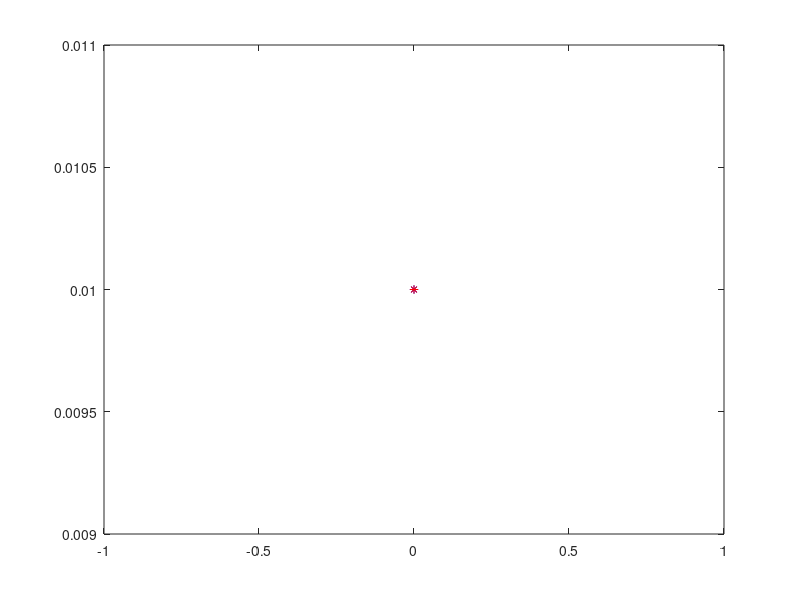

MATLAB code for this plot: (Note: this script raises an error after producing the figure.)
function testPVControlWithoutInf
Pref = 3/4;
Vref = 1.15;
% Qref = 0.01;
omega0=1;
CTL = 0.01;CPV = 0.01;
RTL = 1e-4;
LTL = 0.1;
VdrefArr = [1.15];%  0.75 1];
RR = 0.4; LR = 0.1; alph = 0;
%k1 = 12*LTL*0.01; k2 = 12*0.2*LTL*0.01;
k1 = 1; k2 = -1;
c1 = 2.5; c2 = 0.3;

tArray = [0 0.2 0.4 0.6];
Kgp = 0.2519;
Kgq = 0.2632;
x0= [1.1;0.1;1.01;0.1;1.1;0.1;0.1;0.1; 1.1;0.1;0.01;0.01];
t=[]; x=[];
% for j = 1:numel(VdrefArr)
%     Vd = VdrefArr(j);
%     factor = Vd/1.12;
%Kp1 = 0.1/(0.85*factor); Ki1 = 1/(1.35*factor); Kp2 = 1/(0.5*factor); Ki2 = 1/(2*factor);
 Kp1 = 0.02; Ki1 = 0.2;
 Kp2 = 0.002; Ki2 = 0.2;
%Kp1 = 0.002/(0.85*factor); Ki1 = 0.2/(1.35*factor); Kp2 = 0.002/(0.5*factor); Ki2 = 0.2/(2*factor);
%tspan = [tArray(j) tArray(j+1)];
tspan = [0;1];
[tStep,xStep] = ode15s(@(t,x)PVDynamics(t,x),tspan,x0);
% x0 = xStep(end,:);
% t = [t,tStep'];
% x = [x, xStep'];
% end


function [dx] = PVDynamics(t,x)
vTLLd = x(1);
vTLLq = x(2);
iTLMd = x(3);
iTLMq = x(4);
iRd = x(5);
iRq = x(6);
vRLd = x(7);
vRLq = x(8);
vTLRd = x(9);
vTLRq = x(10);
dPInt = x(11);
dVInt = x(12);
t
dphidt = omega0;
iInLd = iRd; iInLq = iRq;
% iInRd = -Power*0.2; iInRq = 0;
            dvTLLddt = (iInLd - iTLMd)/CTL + dphidt*vTLLq;
            dvTLLqdt = (iInLq - iTLMq)/CTL - dphidt*vTLLd;
            diTLMddt = dphidt*iTLMq - (vTLRd - vTLLd + RTL*iTLMd)/(LTL);
            diTLMqdt = - dphidt*iTLMd - (vTLRq - vTLLq + RTL*iTLMq)/(LTL);
            dvTLRddt = 0;%(iInRd + iTLMd)/CTL + dphidt*vTLRq;
            dvTLRqdt = 0;%(iInRq + iTLMq)/CTL - dphidt*vTLRd;
   vACd = vRLd; vACq = vRLq;  
            iPVdMid =   (12*CPV*vACq^3 + 12*LTL*iRd^2*vACq + 12*CPV*vACd^2*vACq - 12*CPV*vACq^2*vTLLq - 12*CPV*vACd*vACq*vTLLd - 8*CPV*LTL*c1*vACq^3 - 12*LTL*iRd*iRq*vACd - 6*CPV*LTL*Pref*c2*iRq + 8*CPV*LTL*Pref*c2*vACq - 6*CPV*LTL*Vref^2*c1*iRq + 8*CPV*LTL*Vref^2*c1*vACq + 6*CPV*LTL*c1*iRq*vACd^2 + 6*CPV*LTL*c1*iRq*vACq^2 - 12*CPV*LTL*c2*iRq*vACq^2 + 9*CPV*LTL*c2*iRq^2*vACq - 8*CPV*LTL*c1*vACd^2*vACq + 9*CPV*LTL*c2*iRd*iRq*vACd - 12*CPV*LTL*c2*iRd*vACd*vACq)/(12*LTL*(iRd*vACq - iRq*vACd));
            iPVqMid = - (12*CPV*vACd^3 + 12*LTL*iRq^2*vACd + 12*CPV*vACd*vACq^2 - 12*CPV*vACd^2*vTLLd - 12*CPV*vACd*vACq*vTLLq - 8*CPV*LTL*c1*vACd^3 - 12*LTL*iRd*iRq*vACq - 6*CPV*LTL*Pref*c2*iRd + 8*CPV*LTL*Pref*c2*vACd - 6*CPV*LTL*Vref^2*c1*iRd + 8*CPV*LTL*Vref^2*c1*vACd + 6*CPV*LTL*c1*iRd*vACd^2 - 12*CPV*LTL*c2*iRd*vACd^2 + 9*CPV*LTL*c2*iRd^2*vACd + 6*CPV*LTL*c1*iRd*vACq^2 - 8*CPV*LTL*c1*vACd*vACq^2 + 9*CPV*LTL*c2*iRd*iRq*vACq - 12*CPV*LTL*c2*iRq*vACd*vACq)/(12*LTL*(iRd*vACq - iRq*vACd));
[ang,Mag]=cart2pol(iPVdMid,iPVqMid);
P = 1.5*(vRLd*iRd + vRLq*iRq);
dPIntdt = Pref - P;
dVIntdt = Vref^2 - (vRLd^2 + vRLq^2);
slide1 = dPIntdt + dPInt;
slide2 = dVIntdt + dVInt;
ang = ang + Kp1*dPIntdt + Ki1*dPInt + k1*sign(slide1);%*norm([slide1;slide2])^(alph)*sign(slide1);
Mag = Mag + Kp2*dVIntdt + Ki2*dVInt + k2*sign(slide2);%*norm([slide1;slide2])^(alph)*sign(slide2);
iPVd = Mag*cos(ang); iPVq = Mag*sin(ang);
           
dvRLddt = (iPVd - iRd)/CPV + omega0*vRLq;
dvRLqdt = (iPVq - iRq)/CPV - omega0*vRLd;

            vRRd = vTLLd; vRRq = vTLLq;


diRddt = (vRLd - RR*iRd - vRRd)/LR + omega0*iRq;
diRqdt = (vRLq - RR*iRq - vRRq)/LR - omega0*iRd;
            
            dx = 377*[dvTLLddt ; dvTLLqdt ; diTLMddt ; diTLMqdt;...
                diRddt;diRqdt;dvRLddt;dvRLqdt;dvTLRddt ; dvTLRqdt;...
                dPIntdt;dVIntdt]; 
            plot(t,x(11),'b*',t,x(12),'r*');hold on;

end
save('dataPV.mat')
end